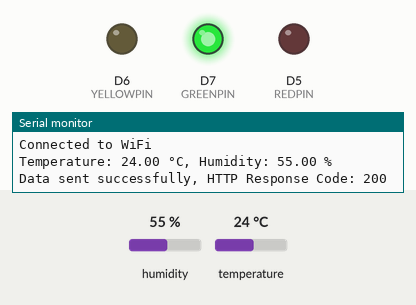
A sketch run on a simulated ESP8266 (NodeMCU). Parts: output pins drawn as LEDs (lit = HIGH), the last lines printed to the serial monitor. The inputs (shaded band) are chosen by the test bench; at power-on: temperature 24 °C, humidity 55 %. WiFi joins after 1.5 s; servers stay silent unless stated; uploads are accepted with an empty reply.

Above: at 3.2 s.
3.3 s: temperature set to 33 °C
At 8.0 s:
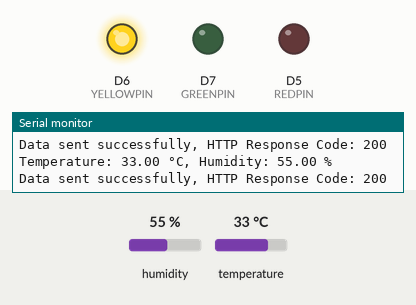
9.1 s: temperature set to 12 °C
At 12.8 s:
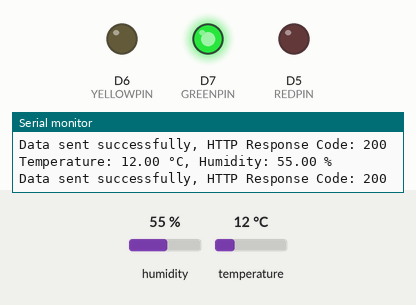
14.9 s: temperature set to 41 °C
At 18.9 s:
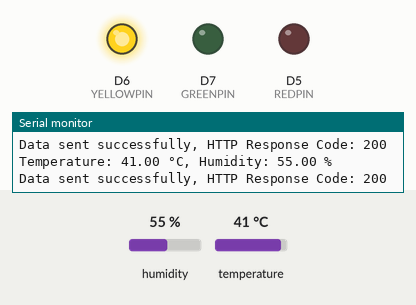
Timing chart, 0 to 20.4 s (numbered marks = the images above; inputs shaded):
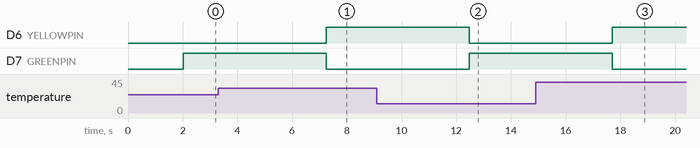

Measured:
- after the input at 3.3 s, D6 (YELLOWPIN): LOW → HIGH after 4.0 s; D7 (GREENPIN): HIGH → LOW after 4.0 s
- after the input at 9.1 s, D6 (YELLOWPIN): HIGH → LOW after 3.4 s; D7 (GREENPIN): LOW → HIGH after 3.4 s
- after the input at 14.9 s, D6 (YELLOWPIN): LOW → HIGH after 2.8 s; D7 (GREENPIN): HIGH → LOW after 2.8 s

The sketch:

arduino.ino
```cpp
#include <ESP8266WiFi.h>
#include <WiFiClient.h>
#include <ESP8266HTTPClient.h>
#include <DHT.h>

#define REDPIN D5
#define YELLOWPIN D6
#define GREENPIN D7

// Replace with your WiFi SSID and Password
const char* ssid = "rosify";
const char* password = "12345678";

// Server URL (the IP address of the Python server)
const String serverName = "http://192.168.36.170:8000/insert_data";

// Create a WiFiClient object
WiFiClient client;

// DHT Sensor setup
#define DHTPIN D2          // Pin where the DHT11 data pin is connected
#define DHTTYPE DHT11      // Defining the sensor type as DHT11
DHT dht(DHTPIN, DHTTYPE);  // Initialize the DHT sensor

// Function to connect to WiFi
void connectToWiFi() {
  WiFi.begin(ssid, password);

  // Wait until connected to WiFi
  while (WiFi.status() != WL_CONNECTED) {
    delay(1000);
    Serial.println("Connecting to WiFi...");
  }

  Serial.println("Connected to WiFi");
}

// Function to read temperature and humidity from the DHT11 sensor
void readDHT11Sensor(float &temperature, float &humidity) {
  humidity = dht.readHumidity();
  temperature = dht.readTemperature();  // Default is Celsius

  // Check if the readings failed and handle it
  if (isnan(humidity) || isnan(temperature)) {
    Serial.println("Failed to read from DHT sensor!");
    return;
  }
}

// Function to send data to the server
void sendDataToServer(float temperature, float humidity) {
  if (WiFi.status() == WL_CONNECTED) {
    HTTPClient http;
    http.begin(client, serverName); // Initialize the connection to the server
    http.addHeader("Content-Type", "application/x-www-form-urlencoded");

    // Prepare the POST data
    String postData = "temperature=" + String(temperature, 2) + "&humidity=" + String(humidity, 2);  // Send data with 2 decimal places

    // Send the POST request
    int httpResponseCode = http.POST(postData);

    // Check the server response
    if (httpResponseCode > 0) {
      Serial.println("Data sent successfully, HTTP Response Code: " + String(httpResponseCode));
    } else {
      Serial.println("Error sending data, HTTP Response Code: " + String(httpResponseCode));
    }

    http.end(); // Close the HTTP connection
  } else {
    Serial.println("Error in WiFi connection");
  }
}

void setup() {
  Serial.begin(9600);

  // Connect to WiFi
  connectToWiFi();

  // LED
  pinMode(REDPIN, OUTPUT);
  pinMode(YELLOWPIN, OUTPUT);
  pinMode(GREENPIN, OUTPUT);

  // Initialize the DHT sensor
  dht.begin();
}

void loop() {
  // Read temperature and humidity from the DHT11 sensor
  float temperature = 0;
  float humidity = 0;
  readDHT11Sensor(temperature, humidity);

  // Output the temperature and humidity values
  Serial.print("Temperature: ");
  Serial.print(temperature, 2);  // Print temperature with 2 decimal places
  Serial.print(" °C, Humidity: ");
  Serial.print(humidity, 2);  // Print humidity with 2 decimal places
  Serial.println(" %");

  if (temperature > 50) {
    digitalWrite(REDPIN, HIGH);
    digitalWrite(YELLOWPIN, LOW);
    digitalWrite(GREENPIN, LOW);
  } else if (temperature > 30 && temperature < 50) {
    digitalWrite(YELLOWPIN, HIGH);
    digitalWrite(REDPIN, LOW);
    digitalWrite(GREENPIN, LOW);
  } else if (temperature < 30) {
    digitalWrite(GREENPIN, HIGH);
    digitalWrite(YELLOWPIN, LOW);
    digitalWrite(REDPIN, LOW);
  } else {
    digitalWrite(GREENPIN, LOW);
    digitalWrite(YELLOWPIN, LOW);
    digitalWrite(REDPIN, LOW);
  }

  // Send data to the server
  sendDataToServer(temperature, humidity);

  // Wait for 5 seconds before sending data again
  delay(5000);
  digitalWrite(REDPIN, LOW);
}
```
